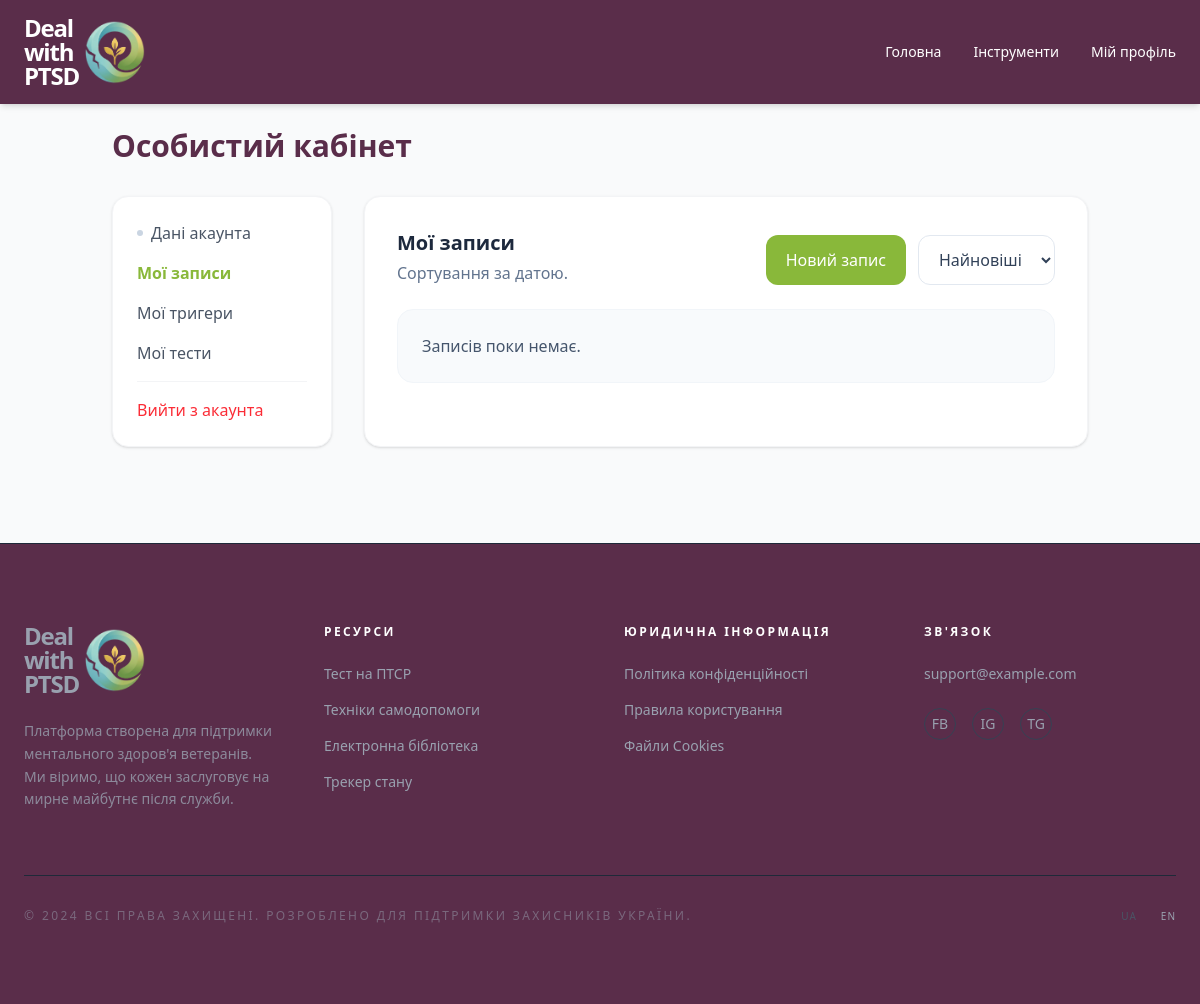
Page /accounts/profile/journal/ (signed in) on the earlier database version.
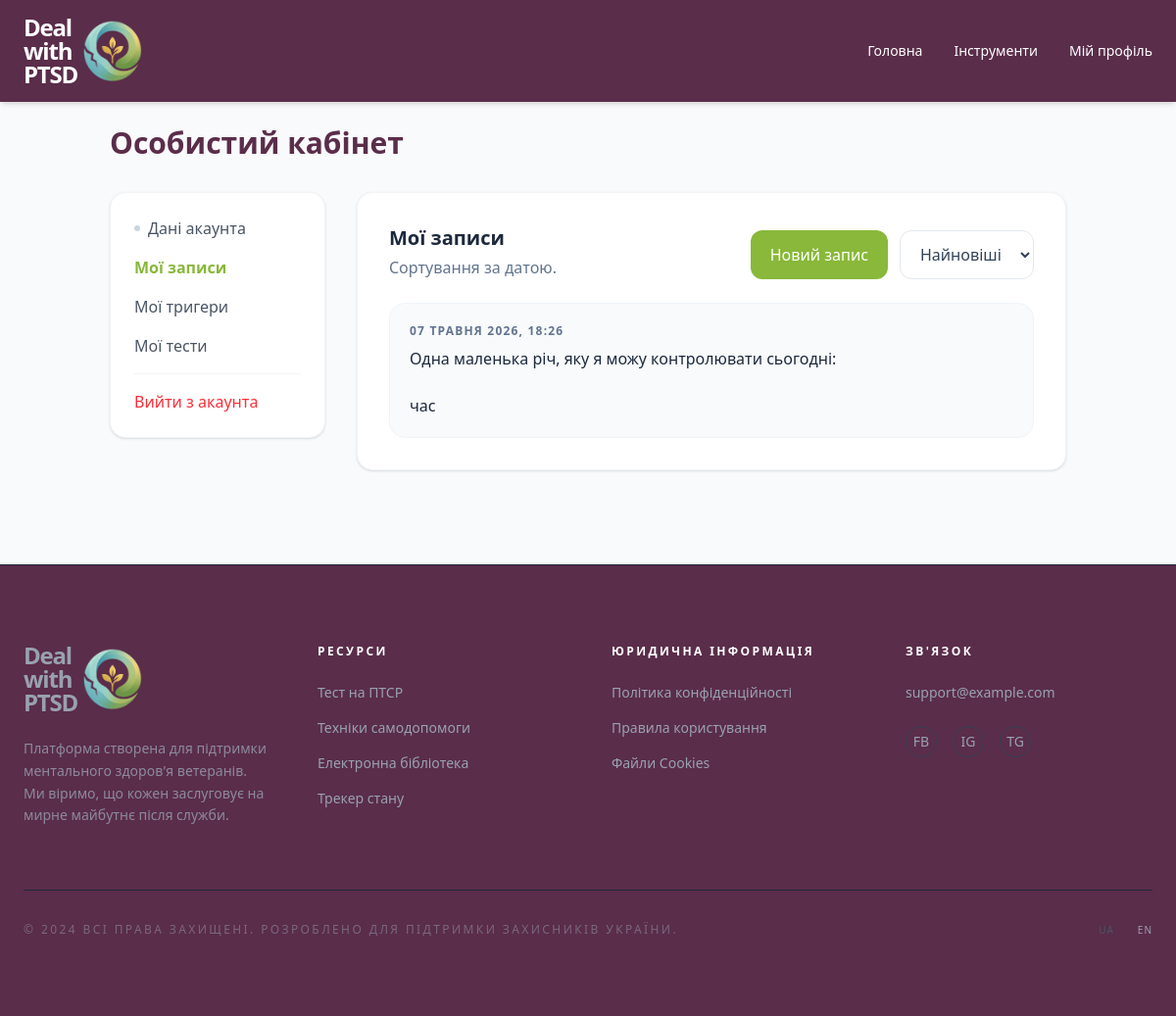
Same page on the later database version.
### tools/models.py (models this page shows, shortened)
class JournalEntry(models.Model):
    user = models.ForeignKey(settings.AUTH_USER_MODEL, on_delete=models.CASCADE, related_name="journal_entries")
    text = models.TextField()
    created_at = models.DateTimeField(auto_now_add=True)
    class Meta:
        ordering = ["-created_at"]

### accounts/views.py (the view)
# urls.py: path('profile/journal/', views.profile_journal_view, name='profile_journal'),
@login_required
def profile_journal_view(request):
    sort = request.GET.get('sort', 'newest')
    ordering = ('-created_at', '-id') if sort != 'oldest' else ('created_at', 'id')
    journal_entries = JournalEntry.objects.filter(user=request.user).order_by(*ordering)
    return render(
        request,
        'accounts/profile_journal.html',
        {
            'user': request.user,
            'active_tab': 'journal',
            'entries': journal_entries,
            'selected_sort': sort,
        },
    )

### accounts/templates/accounts/profile_journal.html (shortened to what this page needs)
{% extends "base.html" %}
{% block content %}
    <div class="max-w-5xl mx-auto px-6 pt-32 pb-24">
        <h1 class="text-3xl font-bold text-[#5a2d4a] mb-8">Особистий кабінет</h1>
        <div class="grid grid-cols-1 md:grid-cols-4 gap-8">
            {% include "accounts/partials/profile_sidebar.html" with active_tab=active_tab %}
            <div class="md:col-span-3 bg-white p-8 rounded-2xl shadow-sm border border-gray-100">
                <div class="flex flex-col sm:flex-row sm:items-end sm:justify-between gap-4">
                    <div>
                        <h2 class="text-xl font-bold text-slate-800">Мої записи</h2>
                        <p class="text-slate-500 mt-1">Сортування за датою.</p>
                    </div>
                    <div class="flex gap-3">
                        <a href="{% url 'tools:journal' %}" class="inline-flex items-center justify-center px-5 py-3 rounded-xl bg-[#89b83a] text-white font-medium hover:bg-[#7ca833] transition">
                            Новий запис
                        </a>
                        <form method="get">
                            <select name="sort" onchange="this.form.submit()" class="px-4 py-3 rounded-xl border border-slate-200 bg-white text-slate-700">
                                <option value="newest" {% if selected_sort == "newest" %}selected{% endif %}>Найновіші</option>
                            </select>
                        </form>
                    </div>
                </div>
                <div class="mt-6 space-y-4">
                    {% if entries %}
                        {% for e in entries %}
                            <div class="rounded-2xl border border-slate-100 bg-slate-50 p-5">
                                <div class="text-xs font-semibold tracking-widest uppercase text-slate-500">
                                    {{ e.created_at|date:"d E Y, H:i" }}
                                </div>
                                <div class="mt-2 text-slate-800 whitespace-pre-line">{{ e.text|truncatechars:320 }}</div>
                            </div>
                        {% endfor %}
                    {% else %}
                        <div class="rounded-2xl border border-slate-100 bg-slate-50 p-6 text-slate-600">
                            Записів поки немає.
                        </div>
                    {% endif %}
                </div>
            </div>
        </div>
    </div>
{% endblock %}

Differences in the rows shown:
added JournalEntry: created_at "07 ТРАВНЯ 2026, 18:26", text "Одна маленька річ, яку я можу контролювати сьогодні: час"
Other differences:
text no longer shown: "Записів поки немає."
